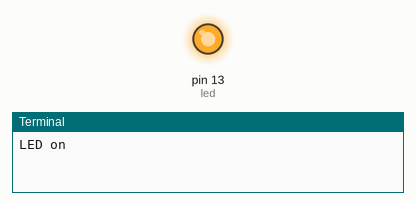
Recording of a program running on a simulated Raspberry Pi (header pin numbers). On the bench: output pins drawn as LEDs (lit = HIGH), the last lines printed to the terminal. At 1.0 s the program stops and its outputs stay as they are.

Above: at 0.1 s.
At 1.1 s:
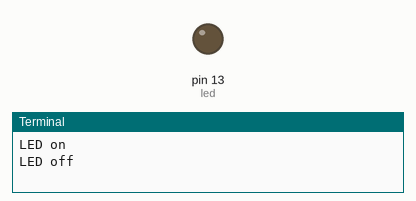
Timing chart, 0 to 2.5 s (numbered marks = the images above):
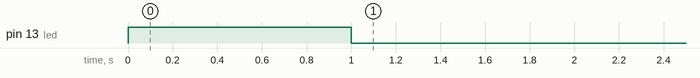

Measured:
- by itself, pin 13 (led): LOW → HIGH at 0.00 s, → LOW 1.0 s later

The program:

pinTest.py
```python
import RPi.GPIO as GPIO
import time

#GPIO Basic initialization
GPIO.setmode(GPIO.BOARD) # <- Use the physical pin numbering
GPIO.setwarnings(False)

# Use a variable for the Pin to use
# Use the pin number that correspponds to the GPIO pin
led = 13
#Initialize your pin
GPIO.setup(led,GPIO.OUT)

#Turn on the LED
print("LED on")
GPIO.output(led,1)

#Wait 5s
time.sleep(1)

#Turn off the LED
print("LED off")
GPIO.output(led,0)
```
